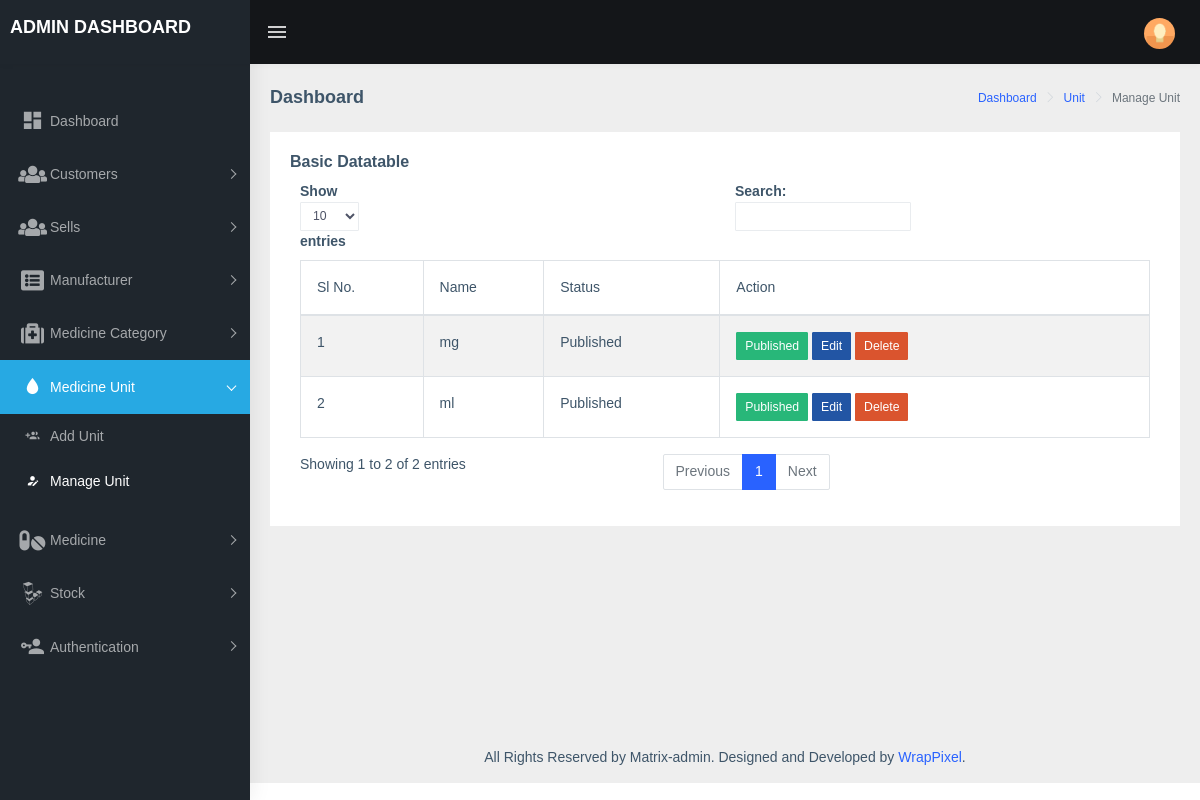
/unit_manage.php (signed in), run on the app's committed database.
### tables this page shows
CREATE TABLE `units` (
  `id` int(11) NOT NULL,
  `name` varchar(30) NOT NULL,
  `status` tinyint(1) NOT NULL
);

### pages/unit/manage_unit.php (the view, shortened to what this page needs)
                <div class="row">
                    <div class="col-12">
					   <div class="card">
                            <div class="card-body">
                                <h5 class="card-title">Basic Datatable</h5>
                                <div class="table-responsive">
                                    <table id="zero_config" class="table table-striped table-bordered">
                                        <thead>
                                            <?php $i=1;?>
                                            <tr>
                                                <th>Sl No.</th>
                                                <th>Name</th>
                                                <th>Status</th>
                                                <th>Action</th>
                                            </tr>
                                        </thead>
                                        <tbody>
                                          <?php while($get=mysqli_fetch_assoc($manage_unit)){?>
                                            <tr>
                                                <td><?php echo $i++?></td>
                                                <td><?php echo $get['name']?></td>
                                                <td><?php echo $get['status']=='1'?'Published':'Unpublished'?></td>
                                                <td>
<?php if($get['status']==1){
echo '<a href="?unpublished_id='.$get['id'].'">'.'<button type="button" class="btn btn-success
btn-sm">Published</button></a>';
}
else{
echo '<a href="?published_id='.$get['id'].'">'.'<button type="button" class="btn btn-warning
btn-sm">Unpublished</button></a>';
                                }
                                ?>
<a href="unit_update.php?delete=true&&id=<?php echo $get['id']?>" class="btn btn-info btn-sm">Edit</a>
<a href="?delete=true&&id=<?php echo $get['id']?>" onclick="return confirm('Are you sure to delete!!!')" class="btn btn-danger btn-sm">Delete</a>
                                                </td>
                                            </tr>
<?php }?>
                                        </tbody>
                                    </table>
                                </div>
                            </div>
                        </div>
                    </div>
                </div>

### pages/unit/manage_unit.php (style rules this page uses)
body { font-family: Arial, Helvetica, sans-serif; }
* { box-sizing: border-box; }

### data on the page
units: name "mg", status "Published"
units: name "ml", status "Published"
